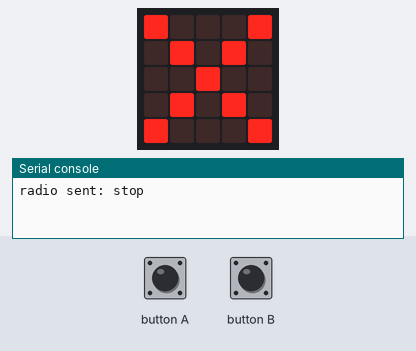
Bench run of a program on a simulated BBC micro:bit running MicroPython. On the bench: the board's 5×5 LED display, the last lines printed to the serial console. The test bench sets the inputs (shaded band). No radio messages arrive unless stated (any console line starting 'radio sent:' is added by the test bench).

Above: at 1.2 s.
1.3 s: button A pressed for 0.15 s
At 1.37 s:
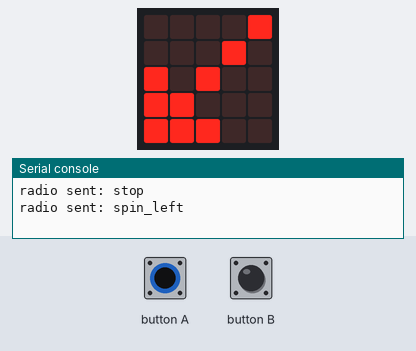
Timing chart, 0 to 4.3 s (numbered marks = the images above; inputs shaded):
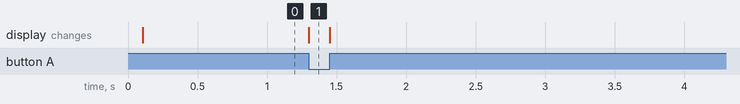

Measured:
- after the input at 1.3 s, the display: changes at once (image 1)

The program:

gesture_controller.py
```python
"""
    gesture_controller.py

    This file implements the code needed use a microbit and its gestures
    to control the movement of the microbit_robot over the radio interface.

    It uses the display to indicate the current current direction.
    An "X" means stopped

    Point the USB connector towards the floor = Forward
    Point the USB connector towards the ceiling = Reverse
    Point Button A towards the ceiling = Turn Right
    Pint Button A towards the floor = Turn Left
    Push Button A = Spin left
    Push Button B = Spin Right

    License: The MIT License (MIT)

    Copyright (c) 2018 Alan Yorinks

"""

from microbit import *
import radio

# the last gesture detected
last_gesture = ''

def send_command(cmd):
    """
    This function sends a command to the radio.
    :param cmd: Command string
    :return:
    """
    radio.on()
    radio.send(cmd)
    sleep(100)
    radio.off()

# the main loop
while True:
    # get the current gesture
    gesture = accelerometer.current_gesture()

    # if either button is pressed, translate this to
    # a pseudo gesture
    if button_a.is_pressed():
        gesture = 'spin_left'
    if button_b.is_pressed():
        gesture = 'spin_right'

    # if this gesture is different than the last,
    # build the command string and transmit it over the radio.
    if not last_gesture == gesture:
        last_gesture = gesture
        if gesture == 'down':
            display.show(Image.ARROW_N)
            send_command('fwd')
        elif gesture == 'up':
            display.show(Image.ARROW_S)
            send_command('rev')
        elif gesture == 'left':
            display.show(Image.ARROW_W)
            send_command('left')
        elif gesture == 'right':
            display.show(Image.ARROW_E)
            send_command('right')
        elif gesture == 'spin_left':
            display.show(Image.ARROW_SW)
            send_command('spin_left')
        elif gesture == 'spin_right':
            display.show(Image.ARROW_SE)
            send_command('spin_right')
        else:
            display.show(Image.NO)
            send_command('stop')
```
